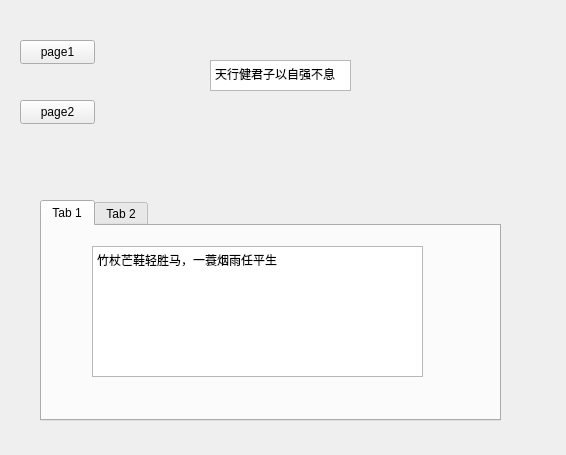
<?xml version="1.0" encoding="UTF-8"?>
<ui version="4.0">
 <class>Form</class>
 <widget class="QWidget" name="Form">
  <property name="geometry">
   <rect>
    <x>0</x>
    <y>0</y>
    <width>566</width>
    <height>455</height>
   </rect>
  </property>
  <property name="windowTitle">
   <string>Form</string>
  </property>
  <widget class="QStackedWidget" name="stackedWidget">
   <property name="geometry">
    <rect>
     <x>150</x>
     <y>20</y>
     <width>231</width>
     <height>111</height>
    </rect>
   </property>
   <property name="currentIndex">
    <number>0</number>
   </property>
   <widget class="QWidget" name="page">
    <widget class="QTextEdit" name="textEdit">
     <property name="geometry">
      <rect>
       <x>60</x>
       <y>40</y>
       <width>141</width>
       <height>31</height>
      </rect>
     </property>
     <property name="html">
      <string>&lt;!DOCTYPE HTML PUBLIC &quot;-//W3C//DTD HTML 4.0//EN&quot; &quot;http://www.w3.org/TR/REC-html40/strict.dtd&quot;&gt;
&lt;html&gt;&lt;head&gt;&lt;meta name=&quot;qrichtext&quot; content=&quot;1&quot; /&gt;&lt;meta charset=&quot;utf-8&quot; /&gt;&lt;style type=&quot;text/css&quot;&gt;
p, li { white-space: pre-wrap; }
hr { height: 1px; border-width: 0; }
li.unchecked::marker { content: &quot;\2610&quot;; }
li.checked::marker { content: &quot;\2612&quot;; }
&lt;/style&gt;&lt;/head&gt;&lt;body style=&quot; font-family:'Microsoft YaHei UI'; font-size:9pt; font-weight:400; font-style:normal;&quot;&gt;
&lt;p style=&quot; margin-top:0px; margin-bottom:0px; margin-left:0px; margin-right:0px; -qt-block-indent:0; text-indent:0px;&quot;&gt;天行健君子以自强不息&lt;/p&gt;&lt;/body&gt;&lt;/html&gt;</string>
     </property>
    </widget>
   </widget>
   <widget class="QWidget" name="page_2">
    <widget class="QTextEdit" name="textEdit_2">
     <property name="geometry">
      <rect>
       <x>30</x>
       <y>20</y>
       <width>151</width>
       <height>31</height>
      </rect>
     </property>
     <property name="html">
      <string>&lt;!DOCTYPE HTML PUBLIC &quot;-//W3C//DTD HTML 4.0//EN&quot; &quot;http://www.w3.org/TR/REC-html40/strict.dtd&quot;&gt;
&lt;html&gt;&lt;head&gt;&lt;meta name=&quot;qrichtext&quot; content=&quot;1&quot; /&gt;&lt;meta charset=&quot;utf-8&quot; /&gt;&lt;style type=&quot;text/css&quot;&gt;
p, li { white-space: pre-wrap; }
hr { height: 1px; border-width: 0; }
li.unchecked::marker { content: &quot;\2610&quot;; }
li.checked::marker { content: &quot;\2612&quot;; }
&lt;/style&gt;&lt;/head&gt;&lt;body style=&quot; font-family:'Microsoft YaHei UI'; font-size:9pt; font-weight:400; font-style:normal;&quot;&gt;
&lt;p style=&quot; margin-top:0px; margin-bottom:0px; margin-left:0px; margin-right:0px; -qt-block-indent:0; text-indent:0px;&quot;&gt;地势坤君子以厚德载物&lt;/p&gt;&lt;/body&gt;&lt;/html&gt;</string>
     </property>
    </widget>
   </widget>
  </widget>
  <widget class="QPushButton" name="btn_p1">
   <property name="geometry">
    <rect>
     <x>20</x>
     <y>40</y>
     <width>75</width>
     <height>24</height>
    </rect>
   </property>
   <property name="text">
    <string>page1</string>
   </property>
  </widget>
  <widget class="QPushButton" name="btn_p2">
   <property name="geometry">
    <rect>
     <x>20</x>
     <y>100</y>
     <width>75</width>
     <height>24</height>
    </rect>
   </property>
   <property name="text">
    <string>page2</string>
   </property>
  </widget>
  <widget class="QTabWidget" name="tabWidget">
   <property name="geometry">
    <rect>
     <x>40</x>
     <y>200</y>
     <width>461</width>
     <height>221</height>
    </rect>
   </property>
   <property name="currentIndex">
    <number>0</number>
   </property>
   <widget class="QWidget" name="tab">
    <attribute name="title">
     <string>Tab 1</string>
    </attribute>
    <widget class="QTextEdit" name="textEdit_4">
     <property name="geometry">
      <rect>
       <x>50</x>
       <y>20</y>
       <width>331</width>
       <height>131</height>
      </rect>
     </property>
     <property name="html">
      <string>&lt;!DOCTYPE HTML PUBLIC &quot;-//W3C//DTD HTML 4.0//EN&quot; &quot;http://www.w3.org/TR/REC-html40/strict.dtd&quot;&gt;
&lt;html&gt;&lt;head&gt;&lt;meta name=&quot;qrichtext&quot; content=&quot;1&quot; /&gt;&lt;meta charset=&quot;utf-8&quot; /&gt;&lt;style type=&quot;text/css&quot;&gt;
p, li { white-space: pre-wrap; }
hr { height: 1px; border-width: 0; }
li.unchecked::marker { content: &quot;\2610&quot;; }
li.checked::marker { content: &quot;\2612&quot;; }
&lt;/style&gt;&lt;/head&gt;&lt;body style=&quot; font-family:'Microsoft YaHei UI'; font-size:9pt; font-weight:400; font-style:normal;&quot;&gt;
&lt;p style=&quot; margin-top:0px; margin-bottom:0px; margin-left:0px; margin-right:0px; -qt-block-indent:0; text-indent:0px;&quot;&gt;竹杖芒鞋轻胜马，一蓑烟雨任平生&lt;/p&gt;&lt;/body&gt;&lt;/html&gt;</string>
     </property>
    </widget>
   </widget>
   <widget class="QWidget" name="tab_2">
    <attribute name="title">
     <string>Tab 2</string>
    </attribute>
    <widget class="QTextEdit" name="textEdit_3">
     <property name="geometry">
      <rect>
       <x>60</x>
       <y>20</y>
       <width>331</width>
       <height>121</height>
      </rect>
     </property>
     <property name="html">
      <string>&lt;!DOCTYPE HTML PUBLIC &quot;-//W3C//DTD HTML 4.0//EN&quot; &quot;http://www.w3.org/TR/REC-html40/strict.dtd&quot;&gt;
&lt;html&gt;&lt;head&gt;&lt;meta name=&quot;qrichtext&quot; content=&quot;1&quot; /&gt;&lt;meta charset=&quot;utf-8&quot; /&gt;&lt;style type=&quot;text/css&quot;&gt;
p, li { white-space: pre-wrap; }
hr { height: 1px; border-width: 0; }
li.unchecked::marker { content: &quot;\2610&quot;; }
li.checked::marker { content: &quot;\2612&quot;; }
&lt;/style&gt;&lt;/head&gt;&lt;body style=&quot; font-family:'Microsoft YaHei UI'; font-size:9pt; font-weight:400; font-style:normal;&quot;&gt;
&lt;p style=&quot; margin-top:0px; margin-bottom:0px; margin-left:0px; margin-right:0px; -qt-block-indent:0; text-indent:0px;&quot;&gt;料峭春风吹酒醒，微冷，山头斜照却相迎，回首向来潇洒处，归去，也无风雨也无晴&lt;/p&gt;&lt;/body&gt;&lt;/html&gt;</string>
     </property>
    </widget>
   </widget>
  </widget>
 </widget>
 <resources/>
 <connections/>
</ui>
